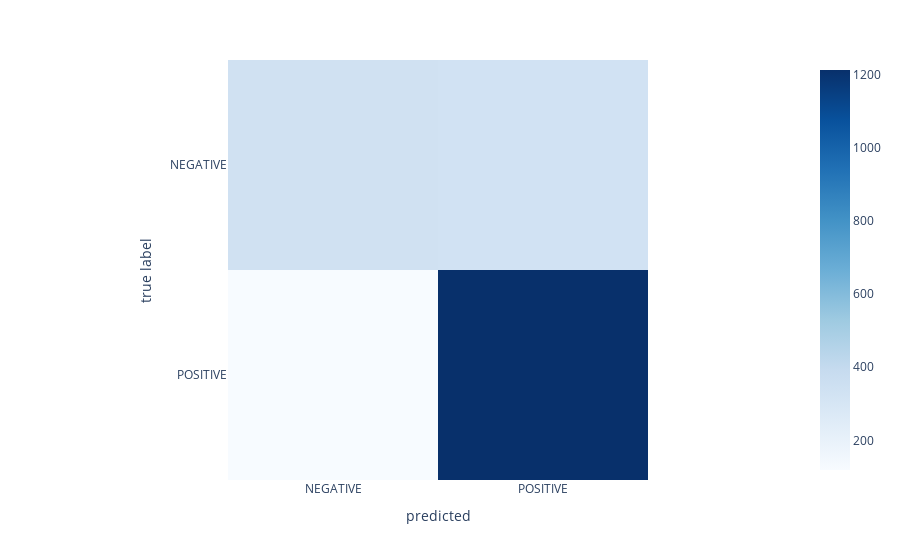

This figure's notebook cell:
### Markdown cell above
# Choosing the best model

We are going to run our data through differents models and see wich one has the best accuracy and f1 score

### Code cell
from itertools import product
from sklearn.pipeline import Pipeline
from sklearn.feature_extraction.text import CountVectorizer, TfidfVectorizer
from sklearn.metrics import accuracy_score, classification_report, confusion_matrix
import plotly.express as px
from sklearn.svm import SVC
from sklearn.neighbors import KNeighborsClassifier
from xgboost import XGBClassifier
from sklearn.linear_model import LogisticRegression
from sklearn.ensemble import RandomForestClassifier
from sklearn.naive_bayes import MultinomialNB
from sklearn.ensemble import GradientBoostingClassifier
from sklearn.tree import DecisionTreeClassifier
from sklearn.preprocessing import LabelEncoder

def generate_report(y_test, predict):
    label_encoder = LabelEncoder()
    df = pd.DataFrame()
    df['Sentiment_enc'] = label_encoder.fit_transform(y)
    class_labels=label_encoder.inverse_transform(range(2))
    print(classification_report(y_test, predict, target_names=class_labels))
    confusion_matrix_data = confusion_matrix(y_test, predict)
    fig = px.imshow(
        confusion_matrix_data,
        color_continuous_scale='Blues',
        x=class_labels,
        y=class_labels,
        labels={'x': "predicted", 'y': "true label"}
    )
    fig.show()

models = [
    ('SVC', SVC(random_state=42)),
    ('KNN', KNeighborsClassifier()),
    ('XGBoost', XGBClassifier(random_state=42)),
    ('LogisticRegression', LogisticRegression()),
    ('RandomForest', RandomForestClassifier(random_state=42)),
    ('NaiveBayes', MultinomialNB()),
    ('GradientBoosting', GradientBoostingClassifier(random_state=42)),
    ('DecisionTree', DecisionTreeClassifier(random_state=42)),
    ('SVM_Poly', SVC(kernel='poly', random_state=42)),
    ('KNN_Weighted', KNeighborsClassifier(weights='distance')),
]

vectorizers = [
    ('BoW', CountVectorizer()),
    ('TF-IDF', TfidfVectorizer())
]

best_model = None
best_score = 0
best_vectorizer = None

for model, vectorizer in product(models, vectorizers):
    model_name, model_instance = model
    vectorizer_name, vectorizer_instance = vectorizer

    pipeline = Pipeline([
        ('Vectorize', vectorizer_instance),
        ('Model', model_instance)
    ])

    pipeline.fit(X_train, y_train)

    score = pipeline.score(X_test, y_test)

    if score > best_score:
        best_score = score
        best_model = model_name
        best_vectorizer = vectorizer_name
        best_pipeline = pipeline

print(f'Best model: {best_model}')
print(f'Best vectorizer: {best_vectorizer}')

best_pipeline.fit(X_train, y_train)

print(f'accuracy_score: {accuracy_score(y_test, best_pipeline.predict(X_test))}\n')
print(f'Classification Report:\n{classification_report(y_test, best_pipeline.predict(X_test))}')

generate_report(y_test, best_pipeline.predict(X_test))

### Figure 1 — Plotly figure (JSON) as saved in the notebook; plotly's stock layout.template omitted (floating-point values rounded to 4 significant figures)
{"data": [{"coloraxis": "coloraxis", "hovertemplate": "predicted: %{x}<br>true label: %{y}<br>color: %{z}<extra></extra>", "name": "0", "type": "heatmap", "x": ["NEGATIVE", "POSITIVE"], "xaxis": "x", "y": ["NEGATIVE", "POSITIVE"], "yaxis": "y", "z": [[338, 330], [119, 1213]]}], "layout": {"coloraxis": {"colorscale": [[0, "rgb(247,251,255)"], [0.125, "rgb(222,235,247)"], [0.25, "rgb(198,219,239)"], [0.375, "rgb(158,202,225)"], [0.5, "rgb(107,174,214)"], [0.625, "rgb(66,146,198)"], [0.75, "rgb(33,113,181)"], [0.875, "rgb(8,81,156)"], [1, "rgb(8,48,107)"]]}, "margin": {"t": 60}, "xaxis": {"anchor": "y", "constrain": "domain", "domain": [0, 1], "scaleanchor": "y", "title": {"text": "predicted"}}, "yaxis": {"anchor": "x", "autorange": "reversed", "constrain": "domain", "domain": [0, 1], "title": {"text": "true label"}}}}
